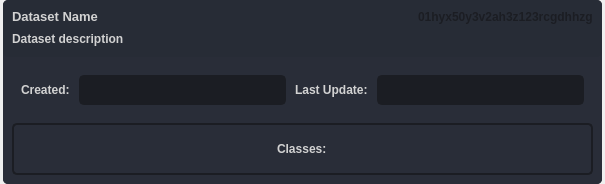
<?xml version="1.0" encoding="UTF-8"?>
<ui version="4.0">
 <class>listWidgetItem_dataset</class>
 <widget class="QWidget" name="listWidgetItem_dataset">
  <property name="geometry">
   <rect>
    <x>0</x>
    <y>0</y>
    <width>605</width>
    <height>184</height>
   </rect>
  </property>
  <property name="windowTitle">
   <string>Form</string>
  </property>
  <property name="styleSheet">
   <string notr="true"/>
  </property>
  <layout class="QVBoxLayout" name="verticalLayout">
   <property name="spacing">
    <number>3</number>
   </property>
   <property name="leftMargin">
    <number>3</number>
   </property>
   <property name="topMargin">
    <number>0</number>
   </property>
   <property name="rightMargin">
    <number>3</number>
   </property>
   <property name="bottomMargin">
    <number>0</number>
   </property>
   <item>
    <widget class="QFrame" name="frame_dataset">
     <property name="minimumSize">
      <size>
       <width>0</width>
       <height>0</height>
      </size>
     </property>
     <property name="maximumSize">
      <size>
       <width>16777215</width>
       <height>16777215</height>
      </size>
     </property>
     <property name="styleSheet">
      <string notr="true">background-color: rgb(41, 45, 56);
border-radius: 5px;
border:transparent;
color: rgb(210, 210, 210);
</string>
     </property>
     <property name="frameShape">
      <enum>QFrame::Shape::NoFrame</enum>
     </property>
     <property name="frameShadow">
      <enum>QFrame::Shadow::Raised</enum>
     </property>
     <layout class="QVBoxLayout" name="verticalLayout_13" stretch="0,0">
      <property name="spacing">
       <number>0</number>
      </property>
      <property name="leftMargin">
       <number>0</number>
      </property>
      <property name="topMargin">
       <number>0</number>
      </property>
      <property name="rightMargin">
       <number>0</number>
      </property>
      <property name="bottomMargin">
       <number>0</number>
      </property>
      <item>
       <widget class="QFrame" name="frame_dataset_name">
        <property name="sizePolicy">
         <sizepolicy hsizetype="Preferred" vsizetype="Preferred">
          <horstretch>0</horstretch>
          <verstretch>0</verstretch>
         </sizepolicy>
        </property>
        <property name="maximumSize">
         <size>
          <width>16777215</width>
          <height>16777215</height>
         </size>
        </property>
        <property name="cursor">
         <cursorShape>ArrowCursor</cursorShape>
        </property>
        <property name="styleSheet">
         <string notr="true">	border: transparent;
	background-color: rgb(39, 44, 54);
	color: rgb(210,210,210);</string>
        </property>
        <property name="frameShape">
         <enum>QFrame::Shape::StyledPanel</enum>
        </property>
        <property name="frameShadow">
         <enum>QFrame::Shadow::Raised</enum>
        </property>
        <layout class="QVBoxLayout" name="verticalLayout_3">
         <property name="spacing">
          <number>0</number>
         </property>
         <property name="leftMargin">
          <number>9</number>
         </property>
         <property name="topMargin">
          <number>9</number>
         </property>
         <property name="rightMargin">
          <number>9</number>
         </property>
         <property name="bottomMargin">
          <number>9</number>
         </property>
         <item>
          <widget class="QFrame" name="frame">
           <property name="minimumSize">
            <size>
             <width>0</width>
             <height>0</height>
            </size>
           </property>
           <property name="frameShape">
            <enum>QFrame::Shape::StyledPanel</enum>
           </property>
           <property name="frameShadow">
            <enum>QFrame::Shadow::Raised</enum>
           </property>
           <layout class="QHBoxLayout" name="horizontalLayout">
            <property name="leftMargin">
             <number>0</number>
            </property>
            <property name="topMargin">
             <number>0</number>
            </property>
            <property name="rightMargin">
             <number>0</number>
            </property>
            <property name="bottomMargin">
             <number>6</number>
            </property>
            <item>
             <widget class="QPushButton" name="label_dataset_name">
              <property name="sizePolicy">
               <sizepolicy hsizetype="Expanding" vsizetype="Preferred">
                <horstretch>0</horstretch>
                <verstretch>0</verstretch>
               </sizepolicy>
              </property>
              <property name="minimumSize">
               <size>
                <width>0</width>
                <height>0</height>
               </size>
              </property>
              <property name="maximumSize">
               <size>
                <width>16777215</width>
                <height>16777215</height>
               </size>
              </property>
              <property name="font">
               <font>
                <pointsize>10</pointsize>
                <bold>true</bold>
               </font>
              </property>
              <property name="styleSheet">
               <string notr="true">QPushButton{
	text-align: left;
	border: transparent;
}
QPushButton:hover {
	font-size: 11pt;
	font-weight: bold;
}</string>
              </property>
              <property name="text">
               <string>Dataset Name</string>
              </property>
              <property name="iconSize">
               <size>
                <width>24</width>
                <height>24</height>
               </size>
              </property>
             </widget>
            </item>
            <item>
             <widget class="QPushButton" name="label_dataset_id">
              <property name="sizePolicy">
               <sizepolicy hsizetype="Preferred" vsizetype="Preferred">
                <horstretch>0</horstretch>
                <verstretch>0</verstretch>
               </sizepolicy>
              </property>
              <property name="minimumSize">
               <size>
                <width>0</width>
                <height>0</height>
               </size>
              </property>
              <property name="maximumSize">
               <size>
                <width>16777215</width>
                <height>16777215</height>
               </size>
              </property>
              <property name="font">
               <font>
                <pointsize>9</pointsize>
                <bold>true</bold>
               </font>
              </property>
              <property name="styleSheet">
               <string notr="true">QPushButton{
	text-align: left;
	border: transparent;
	color: rgb(27, 29, 35);;
}
QPushButton:hover {
	font-size: 9pt;
}</string>
              </property>
              <property name="text">
               <string>01hyx50y3v2ah3z123rcgdhhzg</string>
              </property>
              <property name="iconSize">
               <size>
                <width>24</width>
                <height>24</height>
               </size>
              </property>
             </widget>
            </item>
           </layout>
          </widget>
         </item>
         <item>
          <widget class="QLabel" name="label_dataset_description">
           <property name="sizePolicy">
            <sizepolicy hsizetype="Preferred" vsizetype="Preferred">
             <horstretch>0</horstretch>
             <verstretch>0</verstretch>
            </sizepolicy>
           </property>
           <property name="minimumSize">
            <size>
             <width>0</width>
             <height>0</height>
            </size>
           </property>
           <property name="maximumSize">
            <size>
             <width>16777215</width>
             <height>30</height>
            </size>
           </property>
           <property name="styleSheet">
            <string notr="true">border-color:transparent</string>
           </property>
           <property name="text">
            <string>&lt;!DOCTYPE HTML PUBLIC &quot;-//W3C//DTD HTML 4.0//EN&quot; &quot;http://www.w3.org/TR/REC-html40/strict.dtd&quot;&gt;
&lt;html&gt;&lt;head&gt;&lt;meta name=&quot;qrichtext&quot; content=&quot;1&quot; /&gt;&lt;meta charset=&quot;utf-8&quot; /&gt;&lt;style type=&quot;text/css&quot;&gt;
p, li { white-space: pre-wrap; }
hr { height: 1px; border-width: 0; }
li.unchecked::marker { content: &quot;\2610&quot;; }
li.checked::marker { content: &quot;\2612&quot;; }
&lt;/style&gt;&lt;/head&gt;&lt;body style=&quot; font-family:'Segoe UI'; font-size:9pt; font-weight:400; font-style:normal;&quot;&gt;
&lt;p style=&quot; margin-top:0px; margin-bottom:0px; margin-left:0px; margin-right:0px; -qt-block-indent:0; text-indent:0px;&quot;&gt;&lt;span style=&quot; font-weight:700;&quot;&gt;Dataset description&lt;/span&gt;&lt;/p&gt;&lt;/body&gt;&lt;/html&gt;</string>
           </property>
           <property name="textFormat">
            <enum>Qt::TextFormat::MarkdownText</enum>
           </property>
           <property name="wordWrap">
            <bool>true</bool>
           </property>
          </widget>
         </item>
        </layout>
       </widget>
      </item>
      <item>
       <widget class="QFrame" name="frame_dataset_components">
        <property name="minimumSize">
         <size>
          <width>0</width>
          <height>0</height>
         </size>
        </property>
        <property name="cursor">
         <cursorShape>ArrowCursor</cursorShape>
        </property>
        <property name="styleSheet">
         <string notr="true">QFrame {
	 border: transparent
}</string>
        </property>
        <property name="frameShadow">
         <enum>QFrame::Shadow::Raised</enum>
        </property>
        <layout class="QVBoxLayout" name="verticalLayout_2">
         <property name="spacing">
          <number>9</number>
         </property>
         <property name="leftMargin">
          <number>9</number>
         </property>
         <property name="topMargin">
          <number>9</number>
         </property>
         <property name="rightMargin">
          <number>9</number>
         </property>
         <property name="bottomMargin">
          <number>9</number>
         </property>
         <item>
          <widget class="QFrame" name="frame_dataset_inner_components">
           <property name="minimumSize">
            <size>
             <width>0</width>
             <height>0</height>
            </size>
           </property>
           <property name="cursor">
            <cursorShape>ArrowCursor</cursorShape>
           </property>
           <property name="styleSheet">
            <string notr="true">QFrame {
	 border: transparent
}</string>
           </property>
           <property name="frameShadow">
            <enum>QFrame::Shadow::Raised</enum>
           </property>
           <layout class="QHBoxLayout" name="horizontalLayout_2">
            <property name="spacing">
             <number>9</number>
            </property>
            <property name="leftMargin">
             <number>9</number>
            </property>
            <property name="topMargin">
             <number>9</number>
            </property>
            <property name="rightMargin">
             <number>9</number>
            </property>
            <property name="bottomMargin">
             <number>9</number>
            </property>
            <item>
             <widget class="QLabel" name="dataset_creation_label">
              <property name="sizePolicy">
               <sizepolicy hsizetype="Preferred" vsizetype="Preferred">
                <horstretch>0</horstretch>
                <verstretch>0</verstretch>
               </sizepolicy>
              </property>
              <property name="minimumSize">
               <size>
                <width>0</width>
                <height>0</height>
               </size>
              </property>
              <property name="maximumSize">
               <size>
                <width>16777215</width>
                <height>30</height>
               </size>
              </property>
              <property name="styleSheet">
               <string notr="true">border-color:transparent</string>
              </property>
              <property name="text">
               <string>&lt;!DOCTYPE HTML PUBLIC &quot;-//W3C//DTD HTML 4.0//EN&quot; &quot;http://www.w3.org/TR/REC-html40/strict.dtd&quot;&gt;
&lt;html&gt;&lt;head&gt;&lt;meta name=&quot;qrichtext&quot; content=&quot;1&quot; /&gt;&lt;meta charset=&quot;utf-8&quot; /&gt;&lt;style type=&quot;text/css&quot;&gt;
p, li { white-space: pre-wrap; }
hr { height: 1px; border-width: 0; }
li.unchecked::marker { content: &quot;\2610&quot;; }
li.checked::marker { content: &quot;\2612&quot;; }
&lt;/style&gt;&lt;/head&gt;&lt;body style=&quot; font-family:'Segoe UI'; font-size:9pt; font-weight:400; font-style:normal;&quot;&gt;
&lt;p style=&quot; margin-top:0px; margin-bottom:0px; margin-left:0px; margin-right:0px; -qt-block-indent:0; text-indent:0px;&quot;&gt;&lt;span style=&quot; font-weight:700;&quot;&gt;Created:&lt;/span&gt;&lt;/p&gt;&lt;/body&gt;&lt;/html&gt;</string>
              </property>
              <property name="textFormat">
               <enum>Qt::TextFormat::MarkdownText</enum>
              </property>
              <property name="wordWrap">
               <bool>true</bool>
              </property>
             </widget>
            </item>
            <item>
             <widget class="QLineEdit" name="dataset_creation_textEdit">
              <property name="enabled">
               <bool>true</bool>
              </property>
              <property name="minimumSize">
               <size>
                <width>0</width>
                <height>30</height>
               </size>
              </property>
              <property name="maximumSize">
               <size>
                <width>16777215</width>
                <height>30</height>
               </size>
              </property>
              <property name="styleSheet">
               <string notr="true">QLineEdit {
	height: 25px;
	background-color: rgb(27, 29, 35);
	border-radius: 5px;
	border: 2px solid rgb(27, 29, 35);
	padding-left: 10px;
}
QLineEdit:hover {
	border: 2px solid rgb(64, 71, 88);
}
QLineEdit:focus {
	border: 2px solid rgb(91, 101, 124);
}
QLineEdit[text=&quot;&quot;]{
	color:rgb(90,90,90);
}

QLineEdit:disabled {
	color: rgb(60,60,60);
	background-color: rgb(60, 60, 60);
	border: 2px solid rgb(32, 32, 32);
}</string>
              </property>
              <property name="readOnly">
               <bool>true</bool>
              </property>
             </widget>
            </item>
            <item>
             <widget class="QLabel" name="dataset_last_updated_label">
              <property name="sizePolicy">
               <sizepolicy hsizetype="Preferred" vsizetype="Preferred">
                <horstretch>0</horstretch>
                <verstretch>0</verstretch>
               </sizepolicy>
              </property>
              <property name="minimumSize">
               <size>
                <width>0</width>
                <height>0</height>
               </size>
              </property>
              <property name="maximumSize">
               <size>
                <width>16777215</width>
                <height>30</height>
               </size>
              </property>
              <property name="styleSheet">
               <string notr="true">border-color:transparent</string>
              </property>
              <property name="text">
               <string>&lt;!DOCTYPE HTML PUBLIC &quot;-//W3C//DTD HTML 4.0//EN&quot; &quot;http://www.w3.org/TR/REC-html40/strict.dtd&quot;&gt;
&lt;html&gt;&lt;head&gt;&lt;meta name=&quot;qrichtext&quot; content=&quot;1&quot; /&gt;&lt;meta charset=&quot;utf-8&quot; /&gt;&lt;style type=&quot;text/css&quot;&gt;
p, li { white-space: pre-wrap; }
hr { height: 1px; border-width: 0; }
li.unchecked::marker { content: &quot;\2610&quot;; }
li.checked::marker { content: &quot;\2612&quot;; }
&lt;/style&gt;&lt;/head&gt;&lt;body style=&quot; font-family:'Segoe UI'; font-size:9pt; font-weight:400; font-style:normal;&quot;&gt;
&lt;p style=&quot; margin-top:0px; margin-bottom:0px; margin-left:0px; margin-right:0px; -qt-block-indent:0; text-indent:0px;&quot;&gt;&lt;span style=&quot; font-weight:700;&quot;&gt;Last Update:&lt;/span&gt;&lt;/p&gt;&lt;/body&gt;&lt;/html&gt;</string>
              </property>
              <property name="textFormat">
               <enum>Qt::TextFormat::MarkdownText</enum>
              </property>
              <property name="wordWrap">
               <bool>true</bool>
              </property>
             </widget>
            </item>
            <item>
             <widget class="QLineEdit" name="dataset_last_updated_textEdit">
              <property name="enabled">
               <bool>true</bool>
              </property>
              <property name="minimumSize">
               <size>
                <width>0</width>
                <height>30</height>
               </size>
              </property>
              <property name="maximumSize">
               <size>
                <width>16777215</width>
                <height>30</height>
               </size>
              </property>
              <property name="styleSheet">
               <string notr="true">QLineEdit {
	height: 25px;
	background-color: rgb(27, 29, 35);
	border-radius: 5px;
	border: 2px solid rgb(27, 29, 35);
	padding-left: 10px;
}
QLineEdit:hover {
	border: 2px solid rgb(64, 71, 88);
}
QLineEdit:focus {
	border: 2px solid rgb(91, 101, 124);
}
QLineEdit[text=&quot;&quot;]{
	color:rgb(90,90,90);
}

QLineEdit:disabled {
	color: rgb(60,60,60);
	background-color: rgb(60, 60, 60);
	border: 2px solid rgb(32, 32, 32);
}</string>
              </property>
              <property name="readOnly">
               <bool>true</bool>
              </property>
             </widget>
            </item>
           </layout>
          </widget>
         </item>
         <item>
          <widget class="QFrame" name="frame_dataset_classes">
           <property name="sizePolicy">
            <sizepolicy hsizetype="Expanding" vsizetype="Preferred">
             <horstretch>0</horstretch>
             <verstretch>0</verstretch>
            </sizepolicy>
           </property>
           <property name="minimumSize">
            <size>
             <width>0</width>
             <height>0</height>
            </size>
           </property>
           <property name="cursor">
            <cursorShape>ArrowCursor</cursorShape>
           </property>
           <property name="styleSheet">
            <string notr="true">QFrame {
	border-radius: 5px;
	border: 2px solid rgb(27, 29, 35);
}</string>
           </property>
           <property name="frameShadow">
            <enum>QFrame::Shadow::Raised</enum>
           </property>
           <layout class="QHBoxLayout" name="horizontalLayout_3">
            <property name="spacing">
             <number>24</number>
            </property>
            <property name="leftMargin">
             <number>9</number>
            </property>
            <property name="topMargin">
             <number>9</number>
            </property>
            <property name="rightMargin">
             <number>9</number>
            </property>
            <property name="bottomMargin">
             <number>9</number>
            </property>
            <item>
             <widget class="QLabel" name="dataset_classes_label">
              <property name="sizePolicy">
               <sizepolicy hsizetype="Fixed" vsizetype="Preferred">
                <horstretch>0</horstretch>
                <verstretch>0</verstretch>
               </sizepolicy>
              </property>
              <property name="minimumSize">
               <size>
                <width>0</width>
                <height>30</height>
               </size>
              </property>
              <property name="maximumSize">
               <size>
                <width>16777215</width>
                <height>30</height>
               </size>
              </property>
              <property name="styleSheet">
               <string notr="true">border:transparent;</string>
              </property>
              <property name="text">
               <string>&lt;!DOCTYPE HTML PUBLIC &quot;-//W3C//DTD HTML 4.0//EN&quot; &quot;http://www.w3.org/TR/REC-html40/strict.dtd&quot;&gt;
&lt;html&gt;&lt;head&gt;&lt;meta name=&quot;qrichtext&quot; content=&quot;1&quot; /&gt;&lt;meta charset=&quot;utf-8&quot; /&gt;&lt;style type=&quot;text/css&quot;&gt;
p, li { white-space: pre-wrap; }
hr { height: 1px; border-width: 0; }
li.unchecked::marker { content: &quot;\2610&quot;; }
li.checked::marker { content: &quot;\2612&quot;; }
&lt;/style&gt;&lt;/head&gt;&lt;body style=&quot; font-family:'Segoe UI'; font-size:9pt; font-weight:400; font-style:normal;&quot;&gt;
&lt;p style=&quot; margin-top:0px; margin-bottom:0px; margin-left:0px; margin-right:0px; -qt-block-indent:0; text-indent:0px;&quot;&gt;&lt;span style=&quot; font-weight:700;&quot;&gt;Classes:&lt;/span&gt;&lt;/p&gt;&lt;/body&gt;&lt;/html&gt;</string>
              </property>
              <property name="textFormat">
               <enum>Qt::TextFormat::MarkdownText</enum>
              </property>
              <property name="wordWrap">
               <bool>true</bool>
              </property>
             </widget>
            </item>
           </layout>
          </widget>
         </item>
        </layout>
       </widget>
      </item>
     </layout>
    </widget>
   </item>
  </layout>
 </widget>
 <resources>
  <include location="resources.qrc"/>
 </resources>
 <connections/>
</ui>
